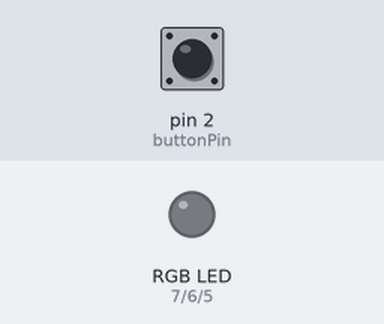
Bench run of a sketch on a simulated Arduino Uno, built with avr-gcc and run on an emulated ATmega328P. Parts: an RGB LED mixed from three pins (HIGH = lit). Inputs (shaded band) come from the test bench; at power-on: pin 2 (buttonPin) LOW. Dim RGB values are drawn brighter than linear; random numbers use the default seed unless the sketch sets one; what the sketch prints to the serial monitor is not drawn.

Above: at 1.2 s.
1.3 s: pin 2 (buttonPin) pulled HIGH for 0.15 s
At 2.0 s:
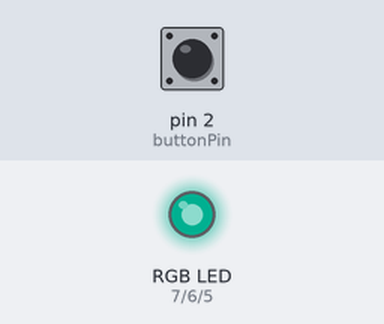
2.9 s: pin 2 (buttonPin) pulled HIGH for 1 s
At 4.3 s:
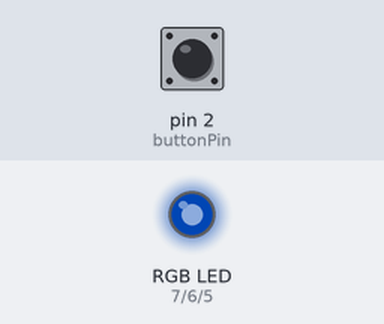
5.4 s: pin 2 (buttonPin) pulled HIGH for 0.15 s
At 6.4 s:
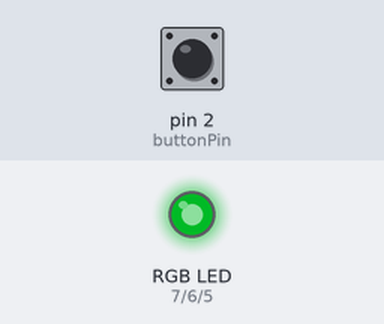
7.0 s: pin 2 (buttonPin) pulled HIGH for 3.2 s
At 7.5 s:
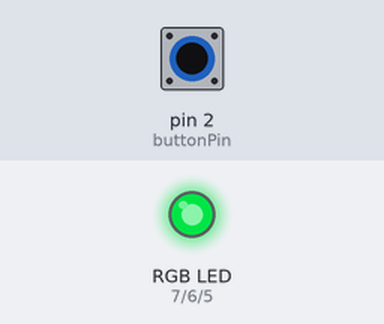
11.7 s: pin 2 (buttonPin) pulled HIGH for 0.15 s
At 12.4 s:
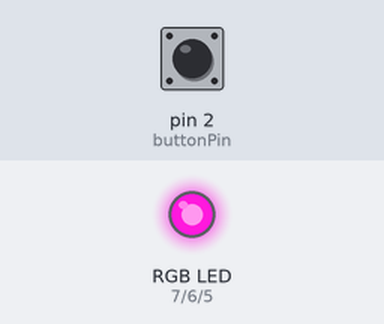
13.3 s: pin 2 (buttonPin) pulled HIGH for 1 s
At 14.7 s:
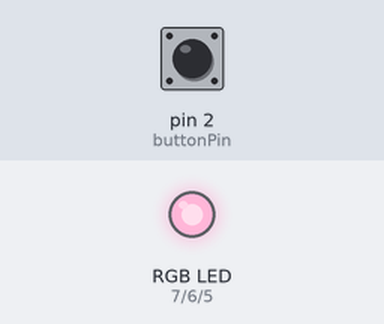
Timing chart, 0 to 16.3 s (numbered marks = the images above; inputs shaded):
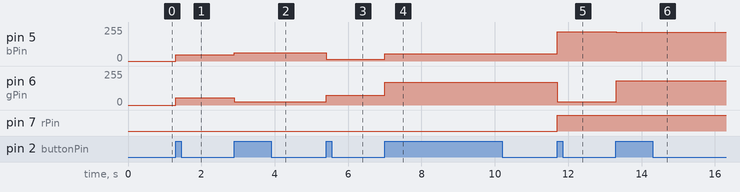

Measured:
- after the input at 1.3 s, pin 5 (bPin): 0/255 → 46/255 at once; pin 6 (gPin): 0/255 → 56/255 at once
- after the input at 2.9 s, pin 5 (bPin): 46/255 → 62/255 at once; pin 6 (gPin): 56/255 → 24/255 at once
- after the input at 5.4 s, pin 5 (bPin): 62/255 → 15/255 at once; pin 6 (gPin): 24/255 → 73/255 at once
- after the input at 7.0 s, pin 5 (bPin): 15/255 → 53/255 at once; pin 6 (gPin): 73/255 → 172/255 at once
- after the input at 11.7 s, pin 5 (bPin): 53/255 → 221/255 at once; pin 6 (gPin): 172/255 → 25/255 at once; pin 7 (rPin): LOW → HIGH at once
- after the input at 13.3 s, pin 5 (bPin): 221/255 → 216/255 at once; pin 6 (gPin): 25/255 → 182/255 at once

The sketch:

RGB_test.ino
```cpp
int rPin = 7;
int gPin = 6;
int bPin = 5;
int dt = 10;
int bob;
int sheesh;
int lol;
int buttonPin = 2;
int buttonRead;
int initialState;
int currentState = LOW;
void setup() {
  // put your setup code here, to run once:
  Serial.begin(9600);
  pinMode(rPin, OUTPUT);
  pinMode(gPin, OUTPUT);
  pinMode(bPin, OUTPUT);
  pinMode(buttonPin, INPUT);
  randomSeed(analogRead(0));

}
void setColor(int red, int green, int blue)// function for the RGB output
{
  int normal = 255;
  red = normal - red;
  green = normal - green;
  blue = normal - blue;

  analogWrite(rPin, red);
  analogWrite(gPin, green);
  analogWrite(bPin, blue);

}

void loop() {
  // put your main code here, to run repeatedly:
  buttonRead = digitalRead(buttonPin);
  Serial.println(buttonRead);

  if (buttonRead == 1 and initialState == 0) {
    if (currentState == LOW)
    {
      currentState = HIGH;
      bob = random(0, 255);
      sheesh = random(0, 255);
      lol = random(0, 255);

      Serial.print("1st State"); // Serial Monitor list
      Serial.print(". RGB: ");
      Serial.print(lol);
      Serial.print("\t");
      Serial.print(sheesh);
      Serial.print("\t");
      Serial.print(bob);
      Serial.println();
      setColor(lol, sheesh, bob);
    }
    else {
      currentState = LOW;
      setColor(0, 0, 0);
      bob = random(0, 255);
      sheesh = random(0, 255);
      lol = random(0, 255);

      Serial.print("2nd State"); // Serial Monitor list
      Serial.print(". RGB: ");
      Serial.print(lol);
      Serial.print("\t");
      Serial.print(sheesh);
      Serial.print("\t");
      Serial.print(bob);
      Serial.println();
      setColor(lol, sheesh, bob);
    }
  }

  initialState = buttonRead;
  Serial.println(initialState);
  delay(dt);
}
```
